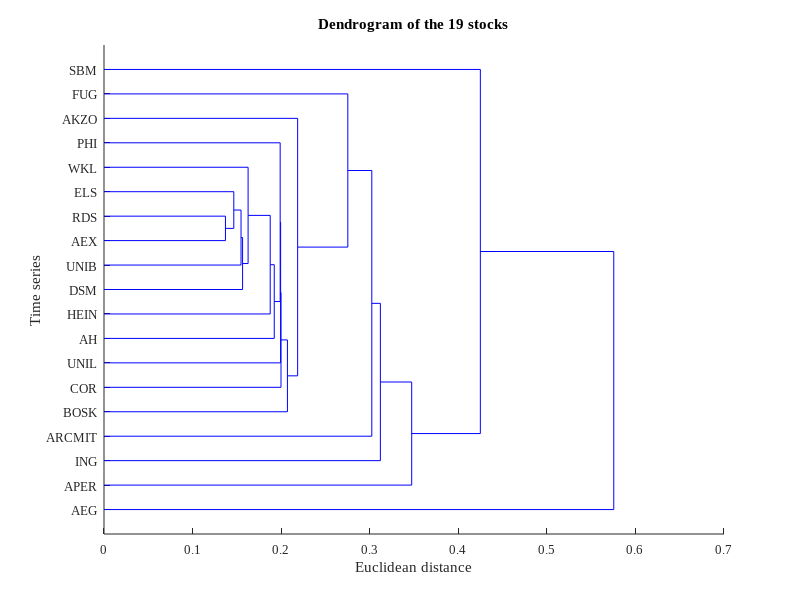

Here is the MATLAB script that generated this plot:
load('lab_4_data/dataAEX.mat');
load('lab_4_data/labelsAEX.mat');

% euclidean (default) distances between the time series
distances = pdist(data);
% to visualize better the matrix
distance_matrix = squareform(distances);

% to create a hierarchical binary cluster tree
tree = linkage(distances);
% to compute the best order of leaves
leafOrder = optimalleaforder(tree, distances);

% we use introduce the labels in the plot
[H,T] = dendrogram(tree, 'Reorder', leafOrder, 'Labels', labels, 'Orientation', 'right');
title('Dendrogram of the 19 stocks');
xlabel('Euclidean distance');
ylabel('Time series');
set(gca, 'fontsize', 9.5, 'fontname', 'Times New Roman');